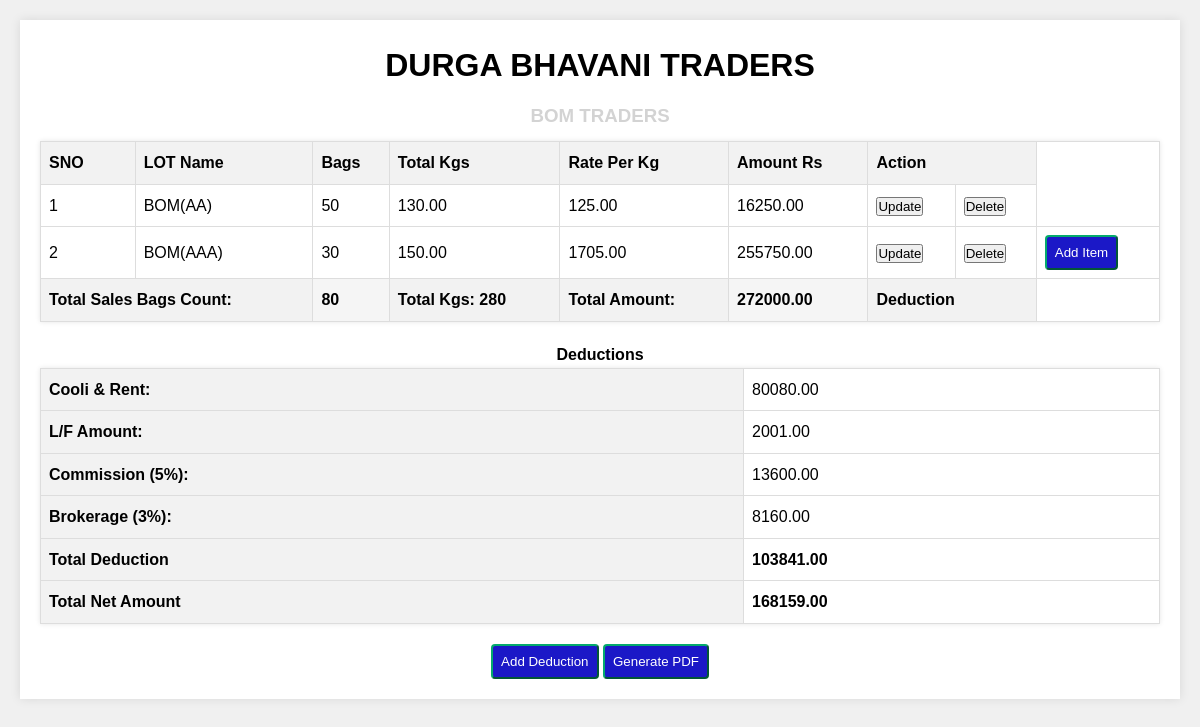
/, run on an earlier commit of the app's database.
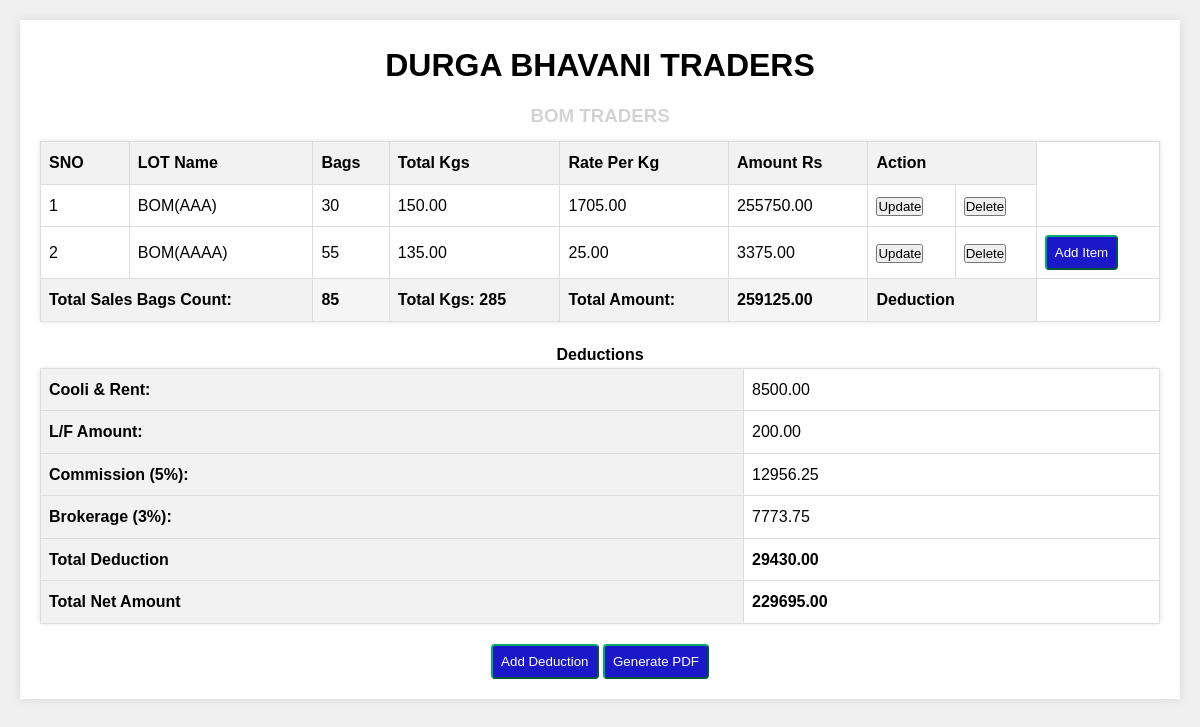
And on a later commit of the database.
### app/models.py (models this page shows)
class bill(models.Model):
    LOT_Name=models.CharField(max_length=100)
    Bags=models.IntegerField()
    Total_Kgs=models.DecimalField(max_digits=10, decimal_places=2)
    Rate_Per_Kg=models.DecimalField(max_digits=10, decimal_places=2)

class deduction(models.Model):
    Cooli_Rent=models.DecimalField(max_digits=10, decimal_places=2)
    LF_Amount=models.DecimalField(max_digits=10, decimal_places=2)

### app/views.py (the view)
# urls.py: path("", views.index,name="index"),
def index(request):
    biller = bill.objects.all()
    total_bags = 0
    total_kgs = Decimal('0.0')
    total_amount_rs = Decimal('0.0')
    for item in biller:
        try:
            item.Amount_Rs = Decimal(item.Total_Kgs) * Decimal(item.Rate_Per_Kg)
        except (ValueError, TypeError):
            item.Amount_Rs = Decimal('0.0')
        total_bags += int(item.Bags) if item.Bags else 0
        total_kgs += Decimal(item.Total_Kgs) if item.Total_Kgs else Decimal('0.0')
        total_amount_rs += item.Amount_Rs
    latest_deduction = deduction.objects.order_by('-id').first()
    if latest_deduction:
        latest_deduction.Cooli_Rent = latest_deduction.Cooli_Rent * total_bags
        latest_deduction.Commission = total_amount_rs * Decimal('0.05')
        latest_deduction.Brokerage = total_amount_rs * Decimal('0.03')
        total_deduction = latest_deduction.Cooli_Rent + latest_deduction.LF_Amount + latest_deduction.Commission + latest_deduction.Brokerage
        total_net_amount = total_amount_rs - total_deduction
    else:
        total_deduction = Decimal('0.0')
        total_net_amount = total_amount_rs
    context = {
        'total_bags': total_bags,
        'total_kgs': total_kgs,
        'total_amount_rs': total_amount_rs,
        'biller': biller,
        'latest_deduction': latest_deduction,
        'total_deduction': total_deduction,
        'total_net_amount': total_net_amount,
    }
    return render(request,"index.html",context)

### app/templates/index.html (shortened to what this page needs)
<!DOCTYPE html>
<html lang="en">
<head>
</head>
{% load static %}
<link rel="stylesheet" href="{% static "style1.css" %}">
<link href="{% static 'responsive.css' %}" rel="stylesheet" />
<body>
    <div class="container">
        <h1>DURGA BHAVANI TRADERS</h1>
        <h3 style="color: #d3d3d3;">BOM TRADERS</h3>
        <table id="customers">
            <thead>
                <th>SNO</th>
                <th>LOT Name</th>
                <th>Bags</th>
                <th>Total Kgs</th>
                <th>Rate Per Kg</th>
                <th>Amount Rs</th>
                <th colspan="2" id="mid">Action</th>
            </thead>
            <tbody>
                {% for i in biller %}
                <tr>
                    <td>{{ forloop.counter }}</td>
                    <td>{{ i.LOT_Name }}</td>
                    <td>{{ i.Bags }}</td>
                    <td>{{ i.Total_Kgs }}</td>
                    <td>{{ i.Rate_Per_Kg }}</td>
                    <td>{{ i.Amount_Rs|floatformat:2 }}</td>
                    <td>
                        <a href="update/{{ i.id }}"><button id="up">Update</button></a>
                    </td>
                    <td>
                        <a href="delete/{{ i.id }}"><button id="del">Delete</button></a>
                    </td>
                    {% if forloop.last %}
                    <td>
                        <a href="{% url 'add' %}"><button id="new3">Add Item</button></a>
                    </td>
                    {% endif %}
                </tr>
                {% endfor %}
                <tr class="total-row">
                    <th colspan="2">Total Sales Bags Count:</th>
                    <td>{{ total_bags }}</td>
                    <th>Total Kgs: {{ total_kgs|floatformat:0 }}</th>
                    <th>Total Amount:</th>
                    <td>{{ total_amount_rs|floatformat:2 }}</td>
                    <th colspan="2">Deduction</th>
                </tr>
            </tbody>
        </table>
        <table id="Deductions">
            <thead>
                <h4>Deductions</h4>
            </thead>
            <tbody>
                {% if latest_deduction %}
                <tr>
                    <th colspan="3">Cooli & Rent:</th>
                    <td>{{ latest_deduction.Cooli_Rent }}</td>
                </tr>
                <tr>
                    <th colspan="3">L/F Amount:</th>
                    <td>{{ latest_deduction.LF_Amount }}</td>
                </tr>
                <tr>
                    <th colspan="3">Commission (5%):</th>
                    <td>{{ latest_deduction.Commission|floatformat:2 }}</td>
                </tr>
                <tr>
                    <th colspan="3">Brokerage (3%):</th>
                    <td>{{ latest_deduction.Brokerage|floatformat:2 }}</td>
                </tr>
                {% endif %}
            </tbody>
            <tfoot>
                <tr>
                    <th colspan="2">Total Deduction</th>
                    <td colspan="2">{{ total_deduction|floatformat:2 }}</td>
                </tr>
                <tr>
                    <th colspan="2">Total Net Amount</th>
                    <td colspan="2">{{ total_net_amount|floatformat:2 }}</td>
                </tr>
            </tfoot>
        </table>
        <a href="{% url 'ded' %}"><button id="new3">Add Deduction</button></a>
        <a href="{% url 'pdf' %}"><button id="new3">Generate PDF</button></a>
    </div>
</body>
</html>

### app/static/style1.css (style rules this page uses)
* { box-sizing: border-box; margin: 0; padding: 0; }
body { font-family: Arial, sans-serif; line-height: 1.6; background-color: #f0f0f0; padding: 20px; }
h1, h2, h3 { margin-bottom: 10px; }
.container { max-width: 1000px; margin: 0 auto; background-color: #fff; padding: 20px; box-shadow: 0 0 10px rgba(0, 0, 0, 0.1); }
table { width: 100%; border-collapse: collapse; margin-bottom: 20px; background-color: #fff; box-shadow: 0 0 5px rgba(0, 0, 0, 0.1); }
table, th, td { border: 1px solid #ddd; }
th, td { padding: 8px; text-align: left; }
th { background-color: #f2f2f2; }
tfoot { font-weight: bold; }
.total-row { background-color: #f5f5f5; }
.container #new3 { padding: 8px; background-color: rgb(27, 24, 199); color: white; border-radius: 4px; border-color: #04AA6D; }

### app/static/responsive.css (style rules this page uses)
@media (min-width: 1200px) { .container { max-width: 1170px; } }

### app/templates/index.html (style rules this page uses)
h1 { text-align: center; }
div { text-align: center; }
table { width: 100%; border-collapse: collapse; }
table, th, td { border: 1px solid black; padding: 8px; text-align: left; }
th { background-color: #f2f2f2; }
.total-row { font-weight: bold; }

What changed in the data, as far as the page shows it:
removed bill: LOT_Name "BOM(AA)", Bags "50", Total_Kgs "130.00", Rate_Per_Kg "125.00", Amount_Rs "16250.00"
removed deduction: Cooli_Rent "80080.00", LF_Amount "2001.00", Commission "13600.00", Brokerage "8160.00"
shown differently, row unchanged: bill "BOM(AAA)": no longer shows "Add Item"
added bill: LOT_Name "BOM(AAAA)", Bags "55", Total_Kgs "135.00", Rate_Per_Kg "25.00", Amount_Rs "3375.00", shows "Add Item"
added deduction: Cooli_Rent "8500.00", LF_Amount "200.00", Commission "12956.25", Brokerage "7773.75"
Also different on the page:
{{ total_bags }}: "80" → "85"
{{ total_kgs|floatformat:0 }}: "280" → "285"
{{ total_amount_rs|floatformat:2 }}: "272000.00" → "259125.00"
{{ total_deduction|floatformat:2 }}: "103841.00" → "29430.00"
{{ total_net_amount|floatformat:2 }}: "168159.00" → "229695.00"
